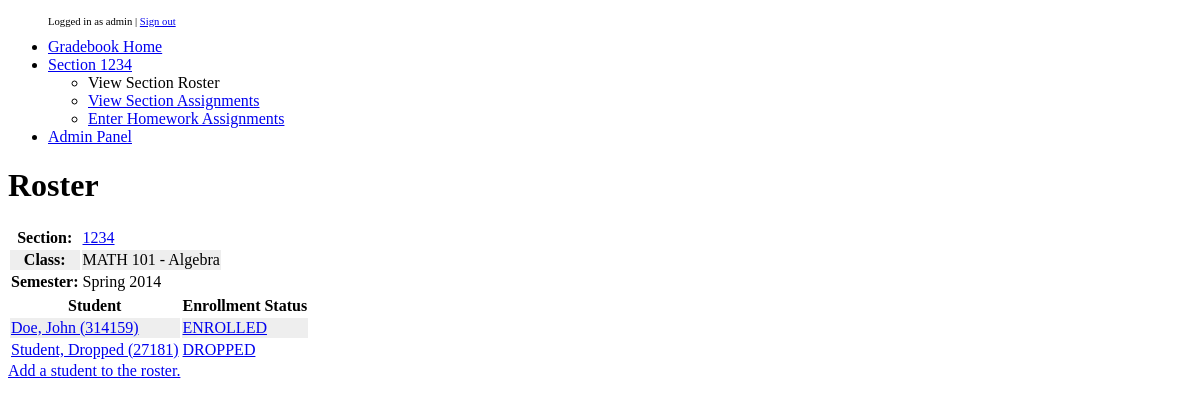
Screenshot of /grades/1/roster/ (signed in) with the database file from the repository.
### grades/models.py (models this page shows, shortened)
class Section(models.Model):
	course=models.ForeignKey(Course,blank=False,on_delete=models.PROTECT)
	number=models.CharField(max_length=10,blank=False)
	semester=models.ForeignKey(Semester,blank=False,on_delete=models.PROTECT)
	def __unicode__(self):
                return unicode(self.number) + ' (' + unicode(self.course) + ' - ' + unicode(self.semester) + ')'

class Course(models.Model):
	title=models.TextField(blank=False)
	number=models.IntegerField(unique=True,blank=False)
        department=models.ForeignKey(Department,blank=False,on_delete=models.PROTECT)
	def __unicode__(self):
                return self.department.name+' '+unicode(self.number) + ' - ' + self.title

class Department(models.Model):
        name=models.CharField(max_length=10,primary_key=True,unique=True,blank=False)
        long_name=models.CharField(max_length=50,null=True,blank=True)

class Semester(models.Model):
	name=models.CharField(max_length=10,blank=False)
	year=models.IntegerField(blank=False)
	def __unicode__(self):
                return self.name + ' ' + unicode(self.year)

class Roster(models.Model):
	section=models.ForeignKey(Section,blank=False,on_delete=models.PROTECT)
	student=models.ForeignKey(Student,blank=False,on_delete=models.PROTECT)
	enrollment_status=models.ForeignKey(EnrollmentStatus,blank=False,on_delete=models.PROTECT)
	def __unicode__(self):
                return unicode(self.section) + '/' + unicode(self.student)
        class Meta:
                unique_together=('section','student')

class Student(models.Model):
	id=models.IntegerField(primary_key=True,unique=True,blank=False)
	last_name=models.CharField(max_length=50,blank=False)
	first_name=models.CharField(max_length=50,blank=False)
	middle_name=models.CharField(max_length=20,null=True,blank=True)
	nick_name=models.CharField(max_length=50,null=True,blank=True)
	phone=models.CharField(max_length=50,null=True,blank=True)
	email=models.CharField(max_length=200,null=True,blank=True)
	suffix=models.CharField(max_length=10,null=True,blank=True)
	def __unicode__(self):
                return self.last_name + ', ' + self.first_name + ' (' + unicode(self.id) + ')'

class EnrollmentStatus(models.Model):
	description=models.CharField(max_length=20,unique=True,blank=False)
	def __unicode__(self):
                return self.description

### grades/views.py (the view)
# urls.py: url(r'^(?P<section_id>\d+)/roster/$', views.roster, name='roster'),
@login_required
def roster(request,section_id):
    section = get_object_or_404(Section,pk=section_id)
    roster = list(Roster.objects.filter(section=section_id))
    return render(request, 'grades/roster/roster.html', {'roster': roster,'section': section})

### grades/templates/grades/roster/roster.html (shortened to what this page needs)
{% extends "base_generic.html" %}
{% block content %}
  <h1>Roster</h1>
<table>
  <tr><th>Section:</th> <td><a href="{% url 'grades:section' section.id %}">{{section.number}}</a></td></tr>
  <tr><th>Class:  </th> <td>{{section.course}}</td></tr>
  <tr><th>Semester:</th> <td>{{section.semester}}</td></tr>
</table>
 {% if roster %}
<table class="table table-striped table-condensed">
  <tr>
    <th>
      <span data-tooltip class="has-tip" title="View record for student.">Student</span>
    </th>
    <th>
      <span data-tooltip class="has-tip" title="Edit enrollment status in the admin panel">Enrollment Status</span>
    </th>
  </tr>
  {% for roster_entry in roster %}
  <tr>
    <td><a href="{% url 'grades:roster_student' section.id roster_entry.student.id %}">{{ roster_entry.student }}</a></td>
<td><a href="{% url 'admin:index' %}grades/roster/{{roster_entry.id}}/">{{roster_entry.enrollment_status}}</a></td>
  </tr>
  {% endfor %}
    </table>
{% else %}
    <p>Roster is not available.</p>
{% endif %}
    <a href="{% url 'admin:index' %}grades/roster/add/?section={{section.id}}">Add a student to the roster.</a>
{% endblock %}
{% block local_sidebar %}
<li>
  <a href="{% url 'grades:section' section.id %}">Section {{section.number}}</a>
  <ul class="nav">
    <li>View Section Roster</li>
    <li><a href="{% url 'grades:assignments' section.id %}">View Section Assignments</a></li>
    <li><a href="{% url 'grades:hw_entry' section.id %}">Enter Homework Assignments</a></li>
  </ul>
</li>
{% endblock %}

### grades/templates/base_generic.html (shortened to what this page needs)
{% load static %}
{% load foundation_tags %}
<!doctype html>
<html lang="en">
<head>
  {% block css %}
    <link rel="stylesheet" href="{% static "grades/style.css" %}" />
  {% endblock css %}
</head>
<body {% block body_attr %}{% endblock body_attr %}>
  {% block base_body %}
  <div class="row">
    <div class="small-2 large-2 columns">
      <div role="complementary" class="bs-sidebar hidden-print affix">
	<ul class="side-nav">
	  <p class="login-text">
	    {% if user.is_authenticated %}
	      Logged in as {{ user.username }} | <a href="{% url 'logout' %}?next={{ request.get_full_path|urlencode }}">Sign out</a>
	    {% else %}
	      Logged out | <a href="{% url 'login' %}?next={{ request.get_full_path|urlencode }}">Sign in</a>
	    {% endif %}
	  </p>
	  {% block full_sidebar %}
	  <li>
	    <a href="{% url 'grades:section_index' %}">Gradebook Home</a>
	  </li>
	  {% block local_sidebar %}
	  {% endblock %}
	  <li><a href="{% url 'admin:index' %}grades/">Admin Panel</a></li>
	  {% endblock %}
	</ul>
      </div>
    </div>
    <div class="small-10 large-10 columns">
      <div id="content" class="content">
        {% block content %}No content defined!{% endblock %}
      </div>
    </div>
  </div>
  {% endblock base_body %}
</body>
</html>

### grades/static/grades/style.css (style rules this page uses)
.login-text { font-size:8pt; }
.row { max-width:100%; }
table tr.even, table tr.alt, table tr:nth-of-type(2n) { background: none repeat scroll 0 0 #eee; }

### rows the page displays
Section: number "1234", course "MATH 101 - Algebra", semester "Spring 2014"
Roster: student "Doe, John (314159)", enrollment_status "ENROLLED"
Roster: student "Student, Dropped (27181)", enrollment_status "DROPPED"

### other values shown
{{ user.username }} "admin"
